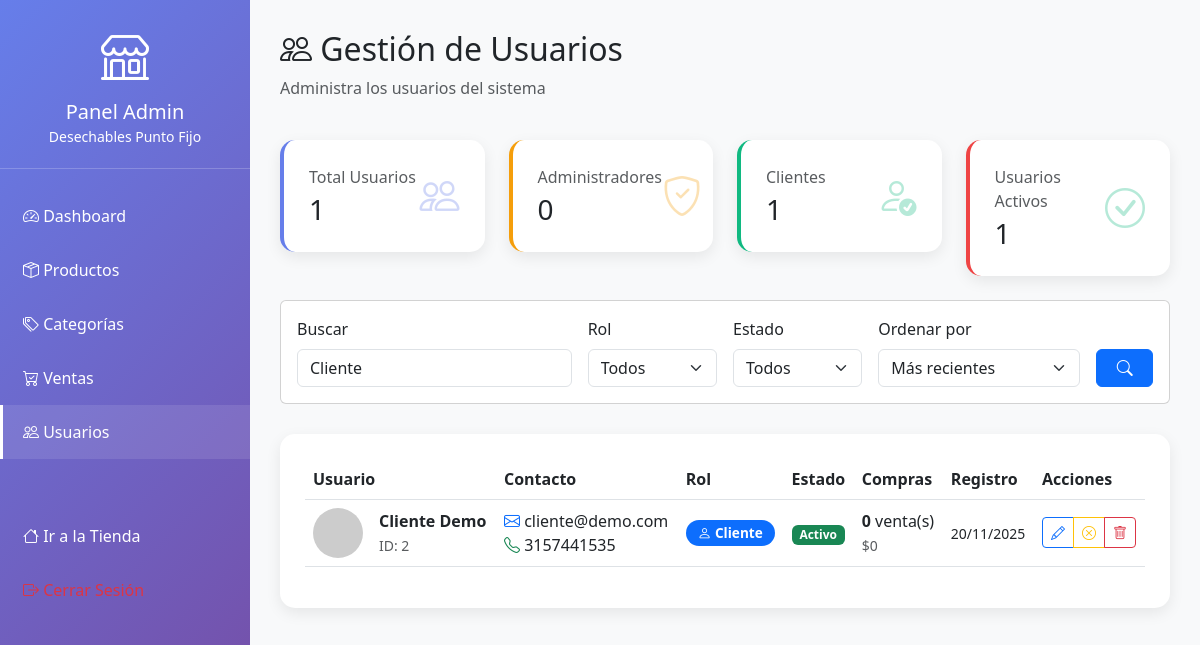
/admin_usuarios.php?buscar=Cliente (signed in), run on the app's committed database.
### tables this page shows
CREATE TABLE usuarios (
    id INT PRIMARY KEY AUTO_INCREMENT,
    nombre VARCHAR(100) NOT NULL,
    apellido VARCHAR(100) NOT NULL,
    email VARCHAR(150) UNIQUE NOT NULL,
    password VARCHAR(255) NOT NULL,
    telefono VARCHAR(20),
    direccion TEXT,
    rol ENUM('cliente', 'admin') DEFAULT 'cliente',
    estado ENUM('activo', 'inactivo') DEFAULT 'activo',
    fecha_registro TIMESTAMP DEFAULT CURRENT_TIMESTAMP,
    ultima_sesion TIMESTAMP NULL,
    INDEX idx_email (email),
    INDEX idx_rol (rol)
);

### admin_usuarios.php (the view, shortened to what this page needs)
<?php
$db = getDB();
$busqueda = $_GET['buscar'] ?? '';
$orden = $_GET['orden'] ?? 'fecha_registro DESC';
$sql = "SELECT u.*,
        (SELECT COUNT(*) FROM ventas WHERE usuario_id = u.id) as total_ventas,
        (SELECT COALESCE(SUM(total), 0) FROM ventas WHERE usuario_id = u.id AND estado = 'completada') as total_gastado
        FROM usuarios u WHERE 1=1";
if (!empty($busqueda)) {
    $sql .= " AND (u.nombre LIKE '%" . $db->real_escape_string($busqueda) . "%'
              OR u.apellido LIKE '%" . $db->real_escape_string($busqueda) . "%'
              OR u.email LIKE '%" . $db->real_escape_string($busqueda) . "%')";
}
$sql .= " ORDER BY " . $db->real_escape_string($orden);
$result = $db->query($sql);
$usuarios = $result->fetch_all(MYSQLI_ASSOC);
$total_usuarios = count($usuarios);
$total_admins = count(array_filter($usuarios, function($u) { return $u['rol'] === 'admin'; }));
$total_clientes = count(array_filter($usuarios, function($u) { return $u['rol'] === 'cliente'; }));
$usuarios_activos = count(array_filter($usuarios, function($u) { return $u['estado'] === 'activo'; }));
?>
<!DOCTYPE html>
<html lang="es">
<head>
    <link href="https://cdn.jsdelivr.net/npm/bootstrap@5.3.0/dist/css/bootstrap.min.css" rel="stylesheet">
    <link rel="stylesheet" href="https://cdn.jsdelivr.net/npm/bootstrap-icons@1.11.0/font/bootstrap-icons.css">
</head>
<body>
    <div class="sidebar">
        <div class="sidebar-header">
            <i class="bi bi-shop" style="font-size: 3rem;"></i>
            <h5 class="mt-2 mb-0">Panel Admin</h5>
            <small>Desechables Punto Fijo</small>
        </div>
        <ul class="sidebar-menu">
            <li><a href="admin.php"><i class="bi bi-speedometer2"></i> Dashboard</a></li>
            <li><a href="admin_productos.php"><i class="bi bi-box-seam"></i> Productos</a></li>
            <li><a href="admin_categorias.php"><i class="bi bi-tags"></i> Categorías</a></li>
            <li><a href="admin_ventas.php"><i class="bi bi-cart-check"></i> Ventas</a></li>
            <li><a href="admin_usuarios.php" class="active"><i class="bi bi-people"></i> Usuarios</a></li>
            <li style="margin-top: 50px;"><a href="index.php"><i class="bi bi-house"></i> Ir a la Tienda</a></li>
            <li><a href="logout.php" class="text-danger"><i class="bi bi-box-arrow-right"></i> Cerrar Sesión</a></li>
        </ul>
    </div>
    <div class="main-content">
        <div class="d-flex justify-content-between align-items-center mb-4">
            <div>
                <h2><i class="bi bi-people"></i> Gestión de Usuarios</h2>
                <p class="text-muted">Administra los usuarios del sistema</p>
            </div>
        </div>
        <div class="row g-4 mb-4">
            <div class="col-md-3">
                <div class="stat-card primary">
                    <div class="d-flex justify-content-between align-items-center">
                        <div>
                            <p class="text-muted mb-1">Total Usuarios</p>
                            <h3 class="mb-0"><?php echo $total_usuarios; ?></h3>
                        </div>
                        <i class="bi bi-people" style="font-size: 2.5rem; color: #667eea; opacity: 0.3;"></i>
                    </div>
                </div>
            </div>
            <div class="col-md-3">
                <div class="stat-card warning">
                    <div class="d-flex justify-content-between align-items-center">
                        <div>
                            <p class="text-muted mb-1">Administradores</p>
                            <h3 class="mb-0"><?php echo $total_admins; ?></h3>
                        </div>
                        <i class="bi bi-shield-check" style="font-size: 2.5rem; color: #f59e0b; opacity: 0.3;"></i>
                    </div>
                </div>
            </div>
            <div class="col-md-3">
                <div class="stat-card success">
                    <div class="d-flex justify-content-between align-items-center">
                        <div>
                            <p class="text-muted mb-1">Clientes</p>
                            <h3 class="mb-0"><?php echo $total_clientes; ?></h3>
                        </div>
                        <i class="bi bi-person-check" style="font-size: 2.5rem; color: #10b981; opacity: 0.3;"></i>
                    </div>
                </div>
            </div>
            <div class="col-md-3">
                <div class="stat-card danger">
                    <div class="d-flex justify-content-between align-items-center">
                        <div>
                            <p class="text-muted mb-1">Usuarios Activos</p>
                            <h3 class="mb-0"><?php echo $usuarios_activos; ?></h3>
                        </div>
                        <i class="bi bi-check-circle" style="font-size: 2.5rem; color: #10b981; opacity: 0.3;"></i>
                    </div>
                </div>
            </div>
        </div>
        <div class="card mb-4">
            <div class="card-body">
                <form method="GET" class="row g-3">
                    <div class="col-md-4">
                        <label class="form-label">Buscar</label>
                        <input type="text" name="buscar" class="form-control"
                               placeholder="Nombre, apellido o email..."
                               value="<?php echo htmlspecialchars($busqueda); ?>">
                    </div>
                    <div class="col-md-2">
                        <label class="form-label">Rol</label>
                        <select name="rol" class="form-select">
                            <option value="">Todos</option>
                        </select>
                    </div>
                    <div class="col-md-2">
                        <label class="form-label">Estado</label>
                        <select name="estado" class="form-select">
                            <option value="">Todos</option>
                        </select>
                    </div>
                    <div class="col-md-3">
                        <label class="form-label">Ordenar por</label>
                        <select name="orden" class="form-select">
                            <option value="fecha_registro DESC">Más recientes</option>
                        </select>
                    </div>
                    <div class="col-md-1">
                        <label class="form-label">&nbsp;</label>
                        <button type="submit" class="btn btn-primary w-100">
                            <i class="bi bi-search"></i>
                        </button>
                    </div>
                </form>
            </div>
        </div>
        <div class="table-card">
            <div class="table-responsive">
                <table class="table table-hover align-middle">
                    <thead>
                        <tr>
                            <th>Usuario</th>
                            <th>Contacto</th>
                            <th>Rol</th>
                            <th>Estado</th>
                            <th>Compras</th>
                            <th>Registro</th>
                            <th>Acciones</th>
                        </tr>
                    </thead>
                    <tbody>
                        <?php foreach ($usuarios as $usuario): ?>
                        <tr class="<?php echo $usuario['id'] == $_SESSION['usuario_id'] ? 'usuario-actual' : ''; ?>">
                            <td>
                                <div class="d-flex align-items-center">
                                    <img src="https://ui-avatars.com/api/?name=<?php echo urlencode($usuario['nombre'] . ' ' . $usuario['apellido']); ?>&size=50&background=667eea&color=fff"
                                         class="user-avatar me-3" alt="Avatar">
                                    <div>
                                        <strong><?php echo htmlspecialchars($usuario['nombre'] . ' ' . $usuario['apellido']); ?></strong>
                                        <br>
                                        <small class="text-muted">ID: <?php echo $usuario['id']; ?></small>
                                    </div>
                                </div>
                            </td>
                            <td>
                                <i class="bi bi-envelope text-primary"></i> <?php echo htmlspecialchars($usuario['email']); ?><br>
                                <i class="bi bi-telephone text-success"></i> <?php echo htmlspecialchars($usuario['telefono'] ?: 'N/A'); ?>
                            </td>
                            <td>
                                <span class="badge badge-rol <?php echo $usuario['rol'] === 'admin' ? 'bg-warning text-dark' : 'bg-primary'; ?>">
                                    <i class="bi bi-<?php echo $usuario['rol'] === 'admin' ? 'shield-check' : 'person'; ?>"></i>
                                    <?php echo ucfirst($usuario['rol']); ?>
                                </span>
                            </td>
                            <td>
                                <span class="badge bg-<?php echo $usuario['estado'] === 'activo' ? 'success' : 'danger'; ?>">
                                    <?php echo ucfirst($usuario['estado']); ?>
                                </span>
                            </td>
                            <td>
                                <strong><?php echo $usuario['total_ventas']; ?></strong> venta(s)<br>
                                <small class="text-muted">$<?php echo number_format($usuario['total_gastado'], 0); ?></small>
                            </td>
                            <td>
                                <small><?php echo date('d/m/Y', strtotime($usuario['fecha_registro'])); ?></small><br>
                            </td>
                            <td>
                                <div class="btn-group" role="group">
                                    <button class="btn btn-sm btn-outline-primary"
                                            onclick="editarUsuario(<?php echo htmlspecialchars(json_encode($usuario)); ?>)"
                                            title="Editar">
                                        <i class="bi bi-pencil"></i>
                                    </button>
                                    <?php if ($usuario['id'] != $_SESSION['usuario_id']): ?>
                                    <button class="btn btn-sm btn-outline-<?php echo $usuario['estado'] === 'activo' ? 'warning' : 'success'; ?>"
                                            onclick="cambiarEstado(<?php echo $usuario['id']; ?>, '<?php echo $usuario['estado'] === 'activo' ? 'inactivo' : 'activo'; ?>')"
                                            title="<?php echo $usuario['estado'] === 'activo' ? 'Desactivar' : 'Activar'; ?>">
                                        <i class="bi bi-<?php echo $usuario['estado'] === 'activo' ? 'x-circle' : 'check-circle'; ?>"></i>
                                    </button>
                                    <?php if ($usuario['total_ventas'] == 0): ?>
                                    <button class="btn btn-sm btn-outline-danger"
                                            onclick="eliminarUsuario(<?php echo $usuario['id']; ?>, '<?php echo htmlspecialchars($usuario['nombre'] . ' ' . $usuario['apellido']); ?>')"
                                            title="Eliminar">
                                        <i class="bi bi-trash"></i>
                                    </button>
                                    <?php endif; ?>
                                    <?php endif; ?>
                                </div>
                            </td>
                        </tr>
                        <?php endforeach; ?>
                    </tbody>
                </table>
            </div>
        </div>
    </div>
</body>
</html>

### admin_usuarios.php (style rules this page uses)
:root { --sidebar-width: 250px; }
body { background: #f8f9fa; }
.sidebar { position: fixed; top: 0; left: 0; height: 100vh; width: var(--sidebar-width); background: linear-gradient(135deg, #667eea 0%, #764ba2 100%); color: white; overflow-y: auto; z-index: 1000; }
.sidebar-header { padding: 20px; text-align: center; border-bottom: 1px solid rgba(255,255,255,0.2); }
.sidebar-menu { list-style: none; padding: 0; margin: 20px 0; }
.sidebar-menu a { display: block; padding: 15px 20px; color: white; text-decoration: none; transition: all 0.3s; border-left: 3px solid transparent; }
.sidebar-menu a:hover, .sidebar-menu a.active { background: rgba(255,255,255,0.1); border-left-color: white; }
.main-content { margin-left: var(--sidebar-width); padding: 30px; min-height: 100vh; }
.stat-card { background: white; border-radius: 15px; padding: 25px; box-shadow: 0 5px 15px rgba(0,0,0,0.08); transition: transform 0.3s; border-left: 4px solid; }
.stat-card.primary { border-left-color: #667eea; }
.stat-card.success { border-left-color: #10b981; }
.stat-card.warning { border-left-color: #f59e0b; }
.stat-card.danger { border-left-color: #ef4444; }
.user-avatar { width: 50px; height: 50px; border-radius: 50%; object-fit: cover; }
.table-card { background: white; border-radius: 15px; padding: 25px; box-shadow: 0 5px 15px rgba(0,0,0,0.08); margin-top: 30px; }
.badge-rol { padding: 6px 12px; border-radius: 20px; font-size: 0.85rem; }

### data on the page
usuarios: rol "0", rol "1", estado "1", nombre+apellido "Cliente Demo", id "2", email "cliente@demo.com", telefono "3157441535", rol "Cliente", estado "Activo", total_ventas "0", total_gastado "0", fecha_registro "20/11/2025"

### other printed values
$total_usuarios "1"
